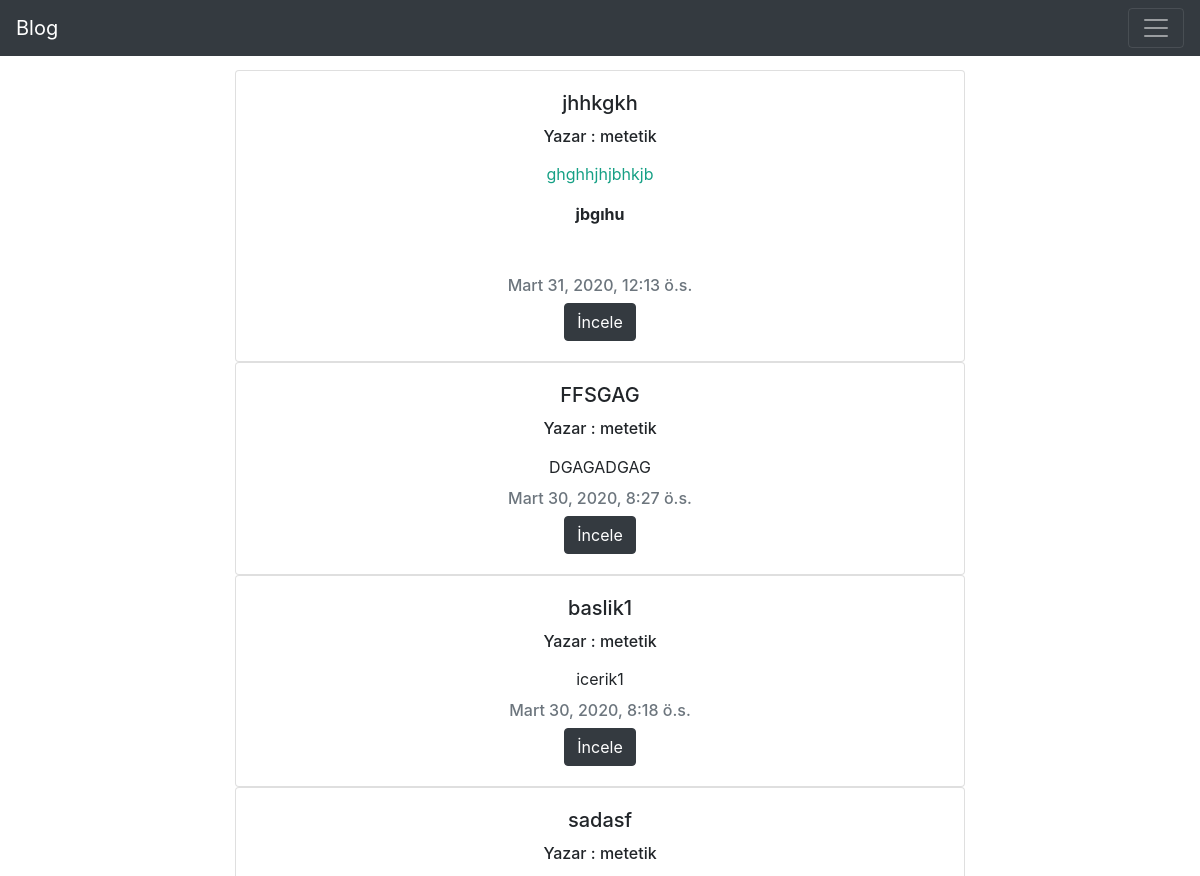
The app's page /post/index/ (upper part), older data.
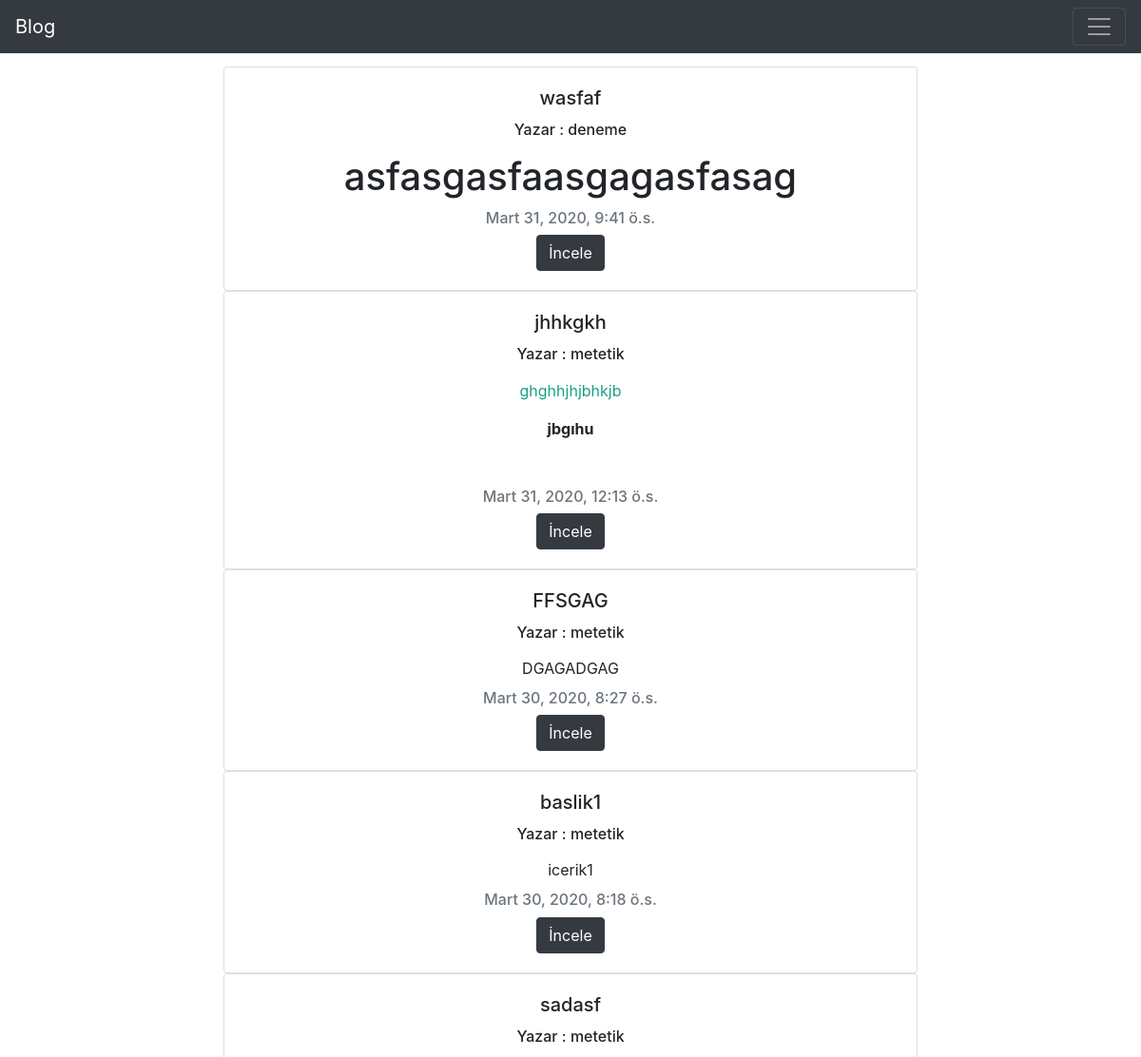
The same page, newer data.
### post/models.py (models this page shows, shortened)
class Post(models.Model):
    user = models.ForeignKey('auth.User',verbose_name="Yazar",related_name="posts",on_delete=models.CASCADE)
    title = models.CharField(max_length=120,verbose_name='Başlık')
    content = RichTextField(verbose_name='İçerik')
    publishing_date = models.DateTimeField(verbose_name='Oluşturulma Tarihi', auto_now_add=True)
    image = models.ImageField(null=True, blank=True)
    def get_absolute_url(self):
        return reverse("post:detail", kwargs = {"id" : self.id})
    class Meta:
        ordering =['-publishing_date']

### post/views.py (the view)
# urls.py: path('index/', post_index, name="index"),
def post_index(request):
    posts = Post.objects.all()
    query = request.GET.get("q")
    if query:
        posts = posts.filter(
            Q(title__icontains=query)|
            Q(content__icontains=query)
        ).distinct()
    return render(request,"post/index.html",{'posts' : posts})

### templates/post/index.html (shortened to what this page needs)
{% extends 'base.html' %}
{% block body %}
    <div class="container">
    {% for post in posts %}
        <div class="row justify-content-md-center">
            <div class="col-md-8 text-center">
                <div class="card md-6">
                    <div class="card-body text-center">
                        <h5 class="card-title">{{post.title}}</h5>
                        <h6 class="card-title">Yazar : {{post.user}}</h6>
                        <p class="card-text">{{post.content|safe|linebreaks|truncatechars:200}}</p>
                        <h6 class="card-subtitle mb-2 text-muted">{{post.publishing_date}}</h6>
                        <div class="btn-group" role="group" aria-label="...">
                            <a href="{{post.get_absolute_url}}" class="btn btn-dark">İncele</a>
                        </div>
                    </div>
                </div>
            </div>
        </div>
    {% endfor %}
    </div>
{% endblock body %}

### templates/base.html (shortened to what this page needs)
<!DOCTYPE html>
<html lang="en">
{% load static %}
<head>
    <link rel="stylesheet" href="https://stackpath.bootstrapcdn.com/bootstrap/4.4.1/css/bootstrap.min.css">
    <link rel="stylesheet" href="{% static 'css/style.css' %}">
</head>
<body>
    {% include 'includes/header.html' %}
    {% block body %}
    {% endblock body %}
</body>
</html>

### templates/includes/header.html (shortened to what this page needs)
<nav class="navbar navbar-dark bg-dark fixed-top">
  <a class="navbar-brand" href="{% url 'home' %}">Blog</a>
  <button class="navbar-toggler collapsed" type="button" data-toggle="collapse" data-target="#navbarsExample01" aria-controls="navbarsExample01" aria-expanded="false" aria-label="Toggle navigation">
    <span class="navbar-toggler-icon"></span>
  </button>
</nav>

### static/css/style.css (style rules this page uses)
body { padding-top: 70px; }

Row changes from the older to the newer data that the page shows:
added Post: title "wasfaf", user "deneme", content "asfasgasfaasgagasfasag", publishing_date "Mart 31, 2020, 9:41 ö.s."
